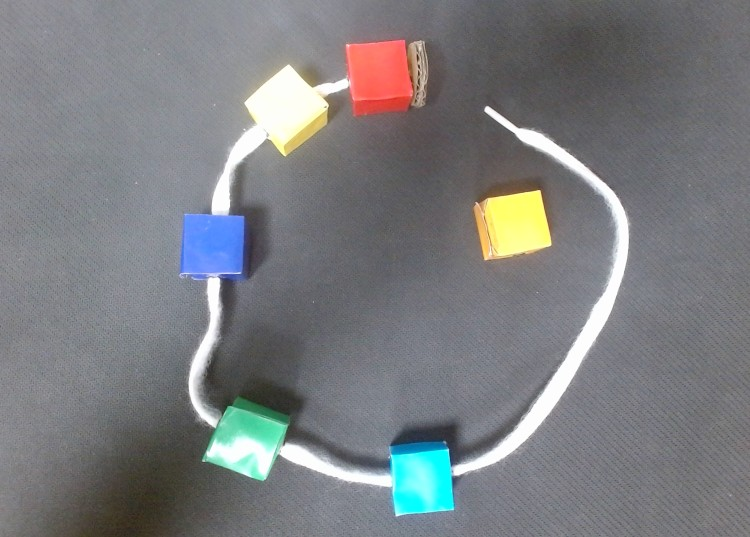
#> input picture toybrick/main/c_b_1.jpg, 750 x 537 px
$ python -i connect_brick_top.py   (imports and definitions only)
#> lines starting #> are read from the running program, lines starting #| are printed output that depends on the picture; after the words box and inside, x2 and y2 are one past the last pixel; in counts of white or black regions, pixels touching at a corner belong together
import cv2
import numpy as np
from ultralytics import YOLO

# ================== YOLO 模型 ==================
# [1 line that did not run here, left out]
CONF = 0.5

# ================== YOLO 偵測方塊 & 取得 mask ==================
def detect_blocks_mask(frame, CONF=0.5):
    results = model.predict(source=frame, conf=CONF, verbose=False)
    boxes, masks = [], []

    for r in results:
        if r.boxes is None:
            continue
        for i, box in enumerate(r.boxes):
            cls_id = int(box.cls[0])
            x1, y1, x2, y2 = map(int, box.xyxy[0])
            if cls_id == 0:  # 方塊類別
                boxes.append((x1, y1, x2, y2))
                if r.masks is not None:
                    mask = r.masks.data.cpu().numpy()[i]
                    masks.append(mask)
    return boxes, masks, results

# ================== 遮掉方塊 ==================
def remove_blocks_with_mask(binary, masks, extra_px=10):
    h, w = binary.shape
    for mask in masks:
        mask_resized = cv2.resize(mask, (w, h), interpolation=cv2.INTER_NEAREST)
        # 膨脹 mask，增加遮擋範圍
        kernel = cv2.getStructuringElement(cv2.MORPH_ELLIPSE, (extra_px*2, extra_px*2))
        mask_dilated = cv2.dilate((mask_resized > 0).astype(np.uint8), kernel)
        binary[mask_dilated > 0] = 0
    return binary

# ================== 骨架化 ==================
def extract_line_skeleton(binary):
    skeleton = np.zeros(binary.shape, np.uint8)
    element = cv2.getStructuringElement(cv2.MORPH_CROSS, (3, 3))
    temp = np.copy(binary)
    while True:
        open_img = cv2.morphologyEx(temp, cv2.MORPH_OPEN, element)
        temp2 = cv2.subtract(temp, open_img)
        eroded = cv2.erode(temp, element)
        skeleton = cv2.bitwise_or(skeleton, temp2)
        temp = eroded.copy()
        if cv2.countNonZero(temp) == 0:
            break
    return skeleton

# ================== 判斷是否在骨架線點附近 ==================
def is_mask_near_skeleton(mask, skeleton, tol=5):
    """
    mask: 二值 mask (0/1 或 0/255)
    skeleton: 骨架二值圖
    tol: 搜尋半徑
    """
    mask_resized = cv2.resize(mask, (skeleton.shape[1], skeleton.shape[0]),
                              interpolation=cv2.INTER_NEAREST)
    ys, xs = np.where(mask_resized > 0)
    h, w = skeleton.shape
    for x, y in zip(xs, ys):
        x0 = max(0, x - tol);  x1 = min(w, x + tol + 1)
        y0 = max(0, y - tol);  y1 = min(h, y + tol + 1)
        if np.any(skeleton[y0:y1, x0:x1] > 0):
            return True
    return False

# ================== 封裝：讀取 img_path 並回傳 score ==================
def score_from_image(img_path, conf=CONF):
    """
    輸入：img_path（圖片路徑）
    輸出：score（int）→ 4 個正確=2 分；3 個正確=1 分；其他=0 分
    """
#> called with img_path = 'c_b_1.jpg', conf = 0.5
    img = cv2.imread(img_path)
#> img is the input picture: shape (537, 750, 3); mean B, G, R 127.8, 125.1, 123.3
    if img is None:
        raise ValueError(f"讀取圖片失敗：{img_path}")

    display_frame = img.copy()

    # 灰階 + 模糊 + Otsu 二值化
    gray = cv2.cvtColor(display_frame, cv2.COLOR_BGR2GRAY)
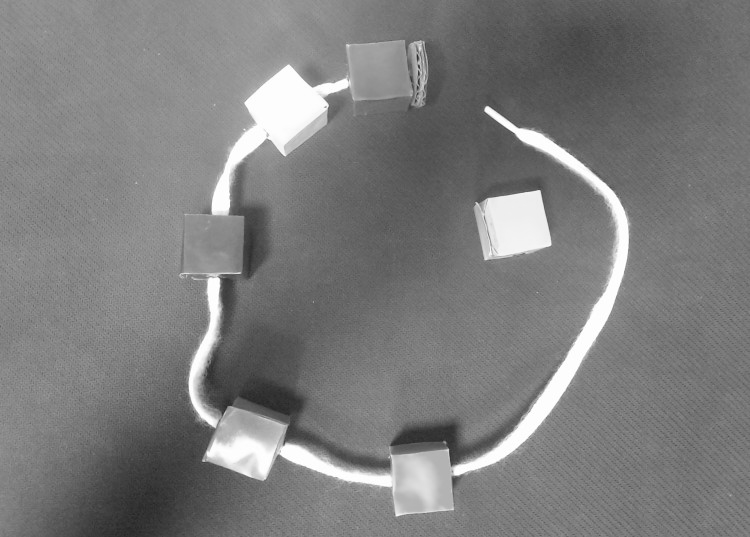
#> gray: shape (537, 750); min 38, max 255, mean 124.9
    blurred = cv2.GaussianBlur(gray, (21, 21), 0)
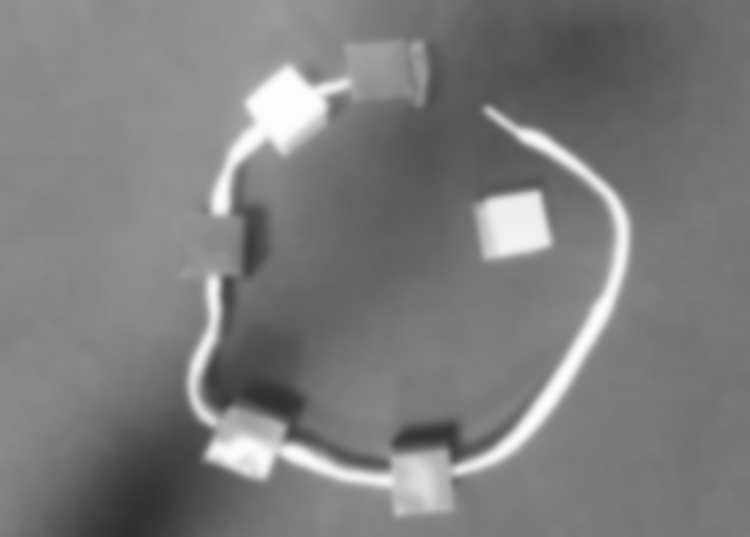
#> blurred: shape (537, 750); min 47, max 253, mean 124.9
    _, binary = cv2.threshold(blurred, 0, 255, cv2.THRESH_BINARY + cv2.THRESH_OTSU)
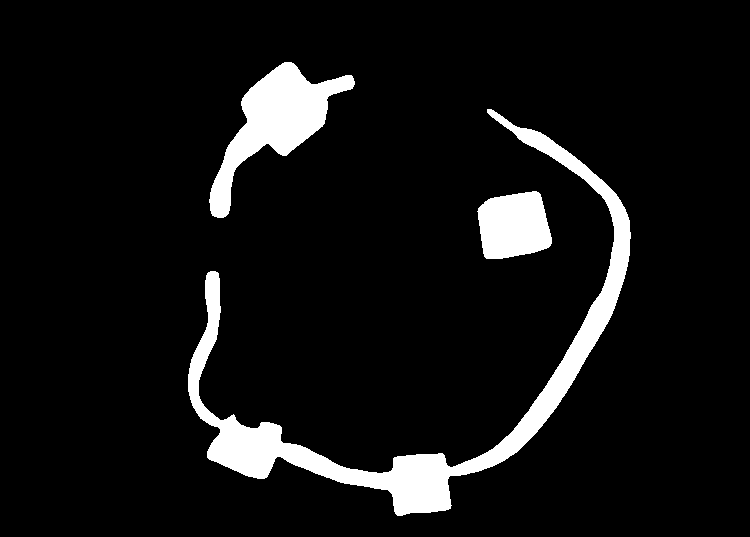
#> binary: shape (537, 750); 7.6% white; 3 white regions, box (x1, y1, x2, y2) and area: (188, 109, 631, 516) 18916, (209, 62, 355, 218) 7717, (477, 191, 552, 259) 4029

    # 閉運算去雜點
    kernel = cv2.getStructuringElement(cv2.MORPH_ELLIPSE, (5, 5))
    binary = cv2.morphologyEx(binary, cv2.MORPH_CLOSE, kernel)
#> binary: shape (537, 750); 7.6% white; 3 white regions, box (x1, y1, x2, y2) and area: (188, 109, 631, 516) 18925, (209, 62, 355, 218) 7722, (477, 191, 552, 259) 4029

    # YOLO 偵測方塊 & 取得 mask
    boxes, masks, _ = detect_blocks_mask(display_frame, CONF=conf)

    # 遮掉方塊
    if masks:
        binary = remove_blocks_with_mask(binary, masks)

    # 骨架化
    skeleton = extract_line_skeleton(binary)

    # 檢查每個方塊是否靠近骨架
    correct_num = 0
    for mask in masks:
        if is_mask_near_skeleton(mask, skeleton, tol=10):
            correct_num += 1

    # 依規則計分
    if correct_num == 4:
        score = 2
    elif correct_num == 3:
        score = 1
    else:
        score = 0

    return score, correct_num

# ======= 範例用法（不需要可刪） =======
# [5 lines not run here, left out]

#> (the run stopped early here; a loop or call above may not have finished)

$ run again, on toybrick/main/c_b_0.jpg
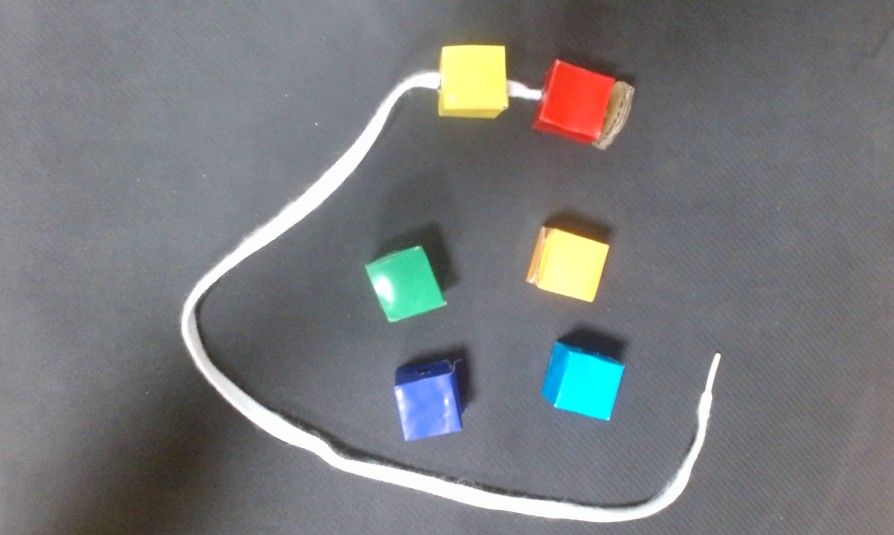
#> input picture toybrick/main/c_b_0.jpg, 894 x 535 px
#> in score_from_image, img is the input picture: shape (535, 894, 3); mean B, G, R 123.6, 121.8, 120.1
#> in score_from_image, `blurred = cv2.GaussianBlur(gray, (21, 21), 0)`:
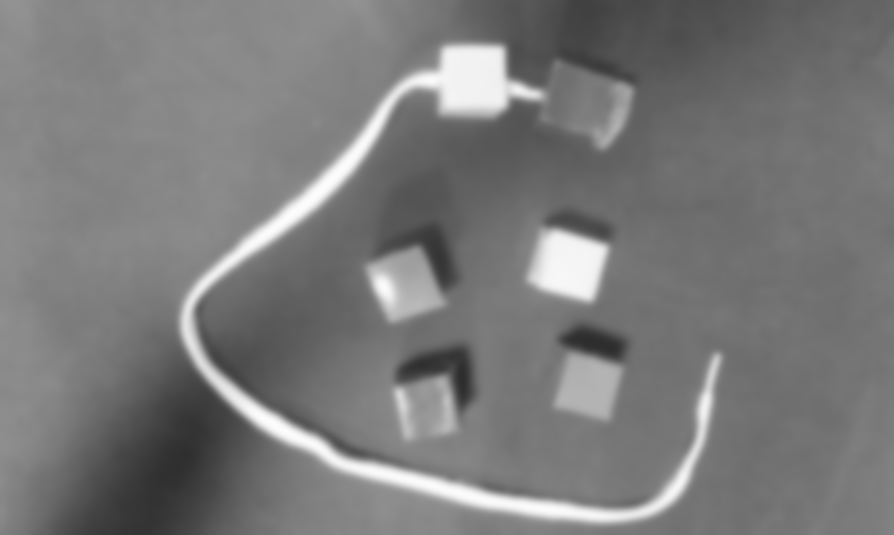
#> blurred: shape (535, 894); min 44, max 252, mean 121.5
#> in score_from_image, `_, binary = cv2.threshold(blurred, 0, 255, cv2.THRESH_BINARY + cv2.THR..`:
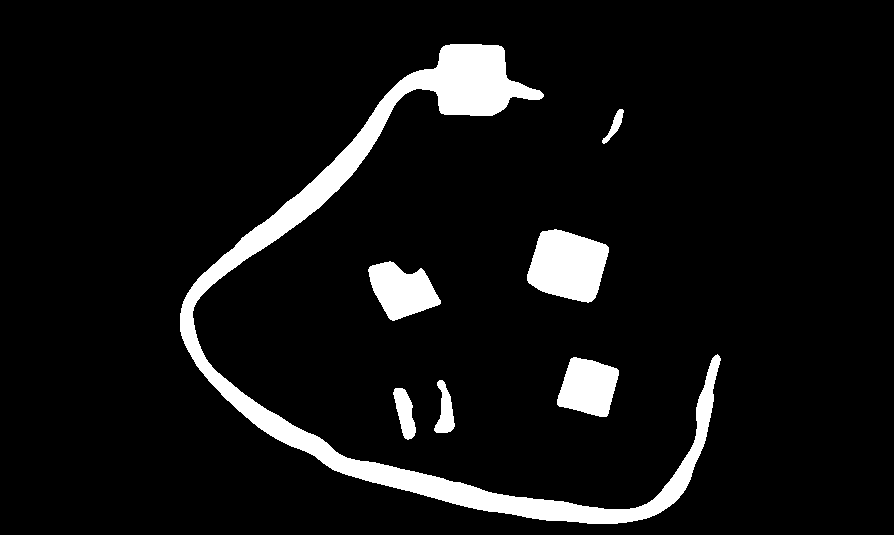
#> binary: shape (535, 894); 7.4% white; 7 white regions, largest, box (x1, y1, x2, y2) and area: (180, 44, 721, 524) 24061, (527, 229, 609, 303) 4406, (368, 261, 441, 321) 2739

$ run again, on toybrick/main/c_b_2.jpg
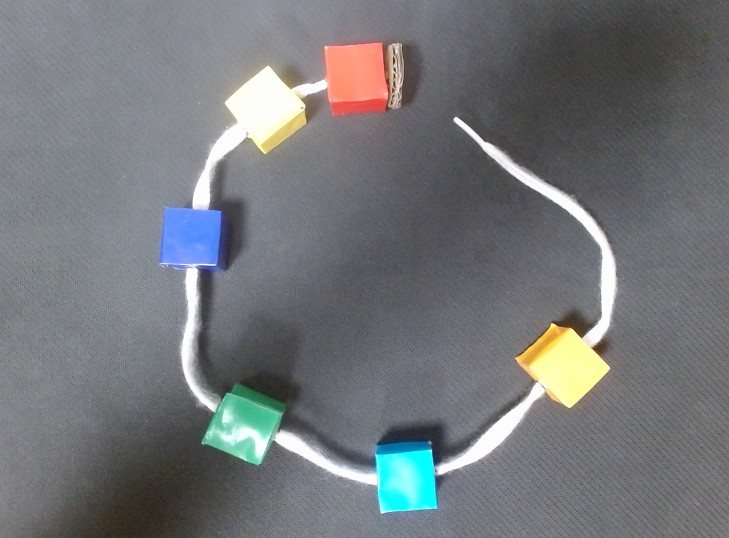
#> input picture toybrick/main/c_b_2.jpg, 729 x 538 px
#> in score_from_image, img is the input picture: shape (538, 729, 3); mean B, G, R 120.9, 118, 115.3
#> in score_from_image, `blurred = cv2.GaussianBlur(gray, (21, 21), 0)`:
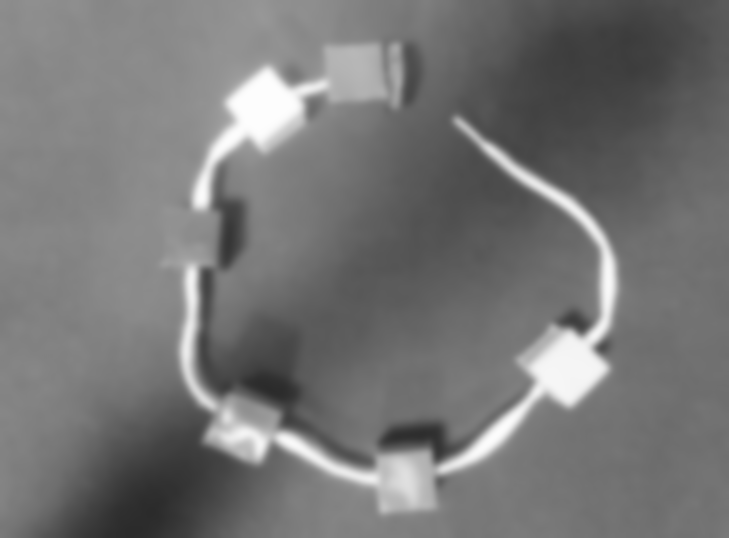
#> blurred: shape (538, 729); min 43, max 253, mean 117.5
#> in score_from_image, `_, binary = cv2.threshold(blurred, 0, 255, cv2.THRESH_BINARY + cv2.THR..`:
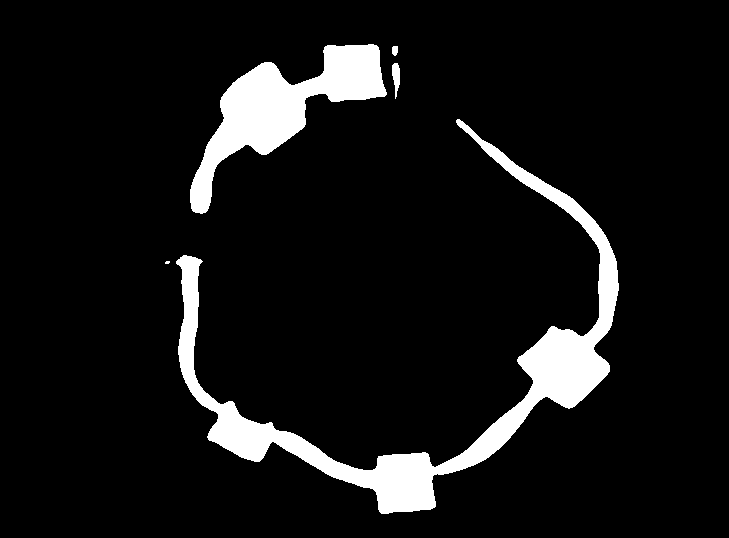
#> binary: shape (538, 729); 8.1% white; 5 white regions (1 under 20 px), largest, box (x1, y1, x2, y2) and area: (176, 119, 619, 514) 20818, (190, 44, 387, 214) 10886, (392, 63, 400, 99) 187, (392, 46, 398, 56) 52
